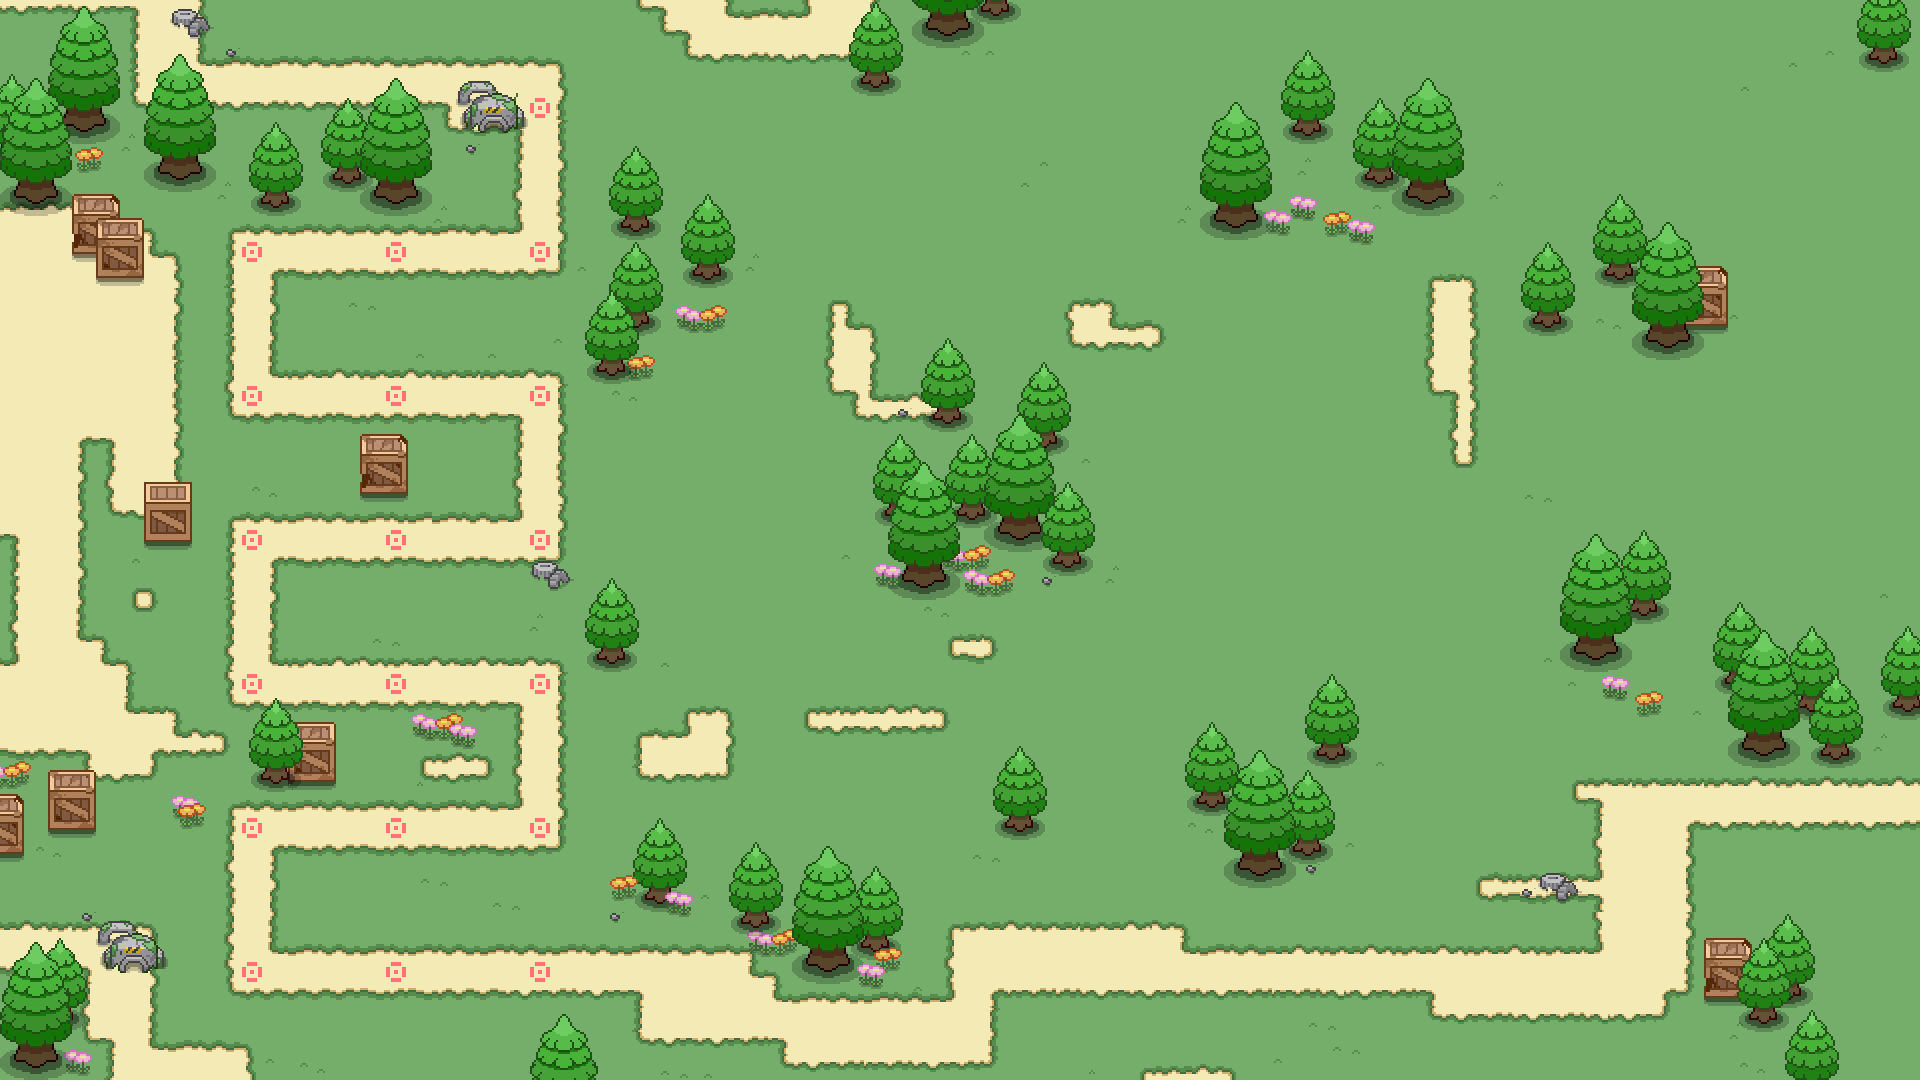

A level layout from a 2D game, rendered from its tile map. Below: a short description, then the map file with tile-grid data replaced by summaries:
An orthogonal 80x45 tile map with 24x24 px tiles, 5 tile layers (grounds, 1, 2, 3, ...), 1 hidden layer not drawn, 12 tilesets and 7 objects.

<map version="1.0" tiledversion="2017.12.07" orientation="orthogonal" renderorder="right-down" width="80" height="45" tilewidth="24" tileheight="24" infinite="0" nextobjectid="57">
 <tileset firstgid="1" name="grounds" tilewidth="24" tileheight="24" tilecount="500" columns="20">
  <image source="grounds.png" width="480" height="600" />
 </tileset>
 <tileset firstgid="501" name="bigtree" tilewidth="72" tileheight="138" tilecount="1" columns="1">
  <image source="big_tree.png" width="72" height="138" />
 </tileset>
 <tileset firstgid="502" name="smalltree" tilewidth="54" tileheight="99" tilecount="1" columns="1">
  <image source="tree2.png" width="54" height="99" />
 </tileset>
 <tileset firstgid="503" name="meta" tilewidth="24" tileheight="24" tilecount="3" columns="3">
  <image source="meta.png" width="72" height="24" />
  <tile id="0">
   <properties>
    <property name="pass" type="bool" value="false" />
   </properties>
  </tile>
  <tile id="2">
   <properties>
    <property name="pass" type="bool" value="true" />
   </properties>
  </tile>
 </tileset>
 <tileset firstgid="506" name="element" tilewidth="24" tileheight="24" tilecount="1296" columns="48">
  <image source="element.png" width="1152" height="648" />
 </tileset>
 <tileset firstgid="1802" name="water" tilewidth="24" tileheight="24" tilecount="910" columns="26">
  <image source="water.png" width="624" height="840" />
 </tileset>
 <tileset firstgid="2712" name="element2" tilewidth="24" tileheight="24" tilecount="1296" columns="48">
  <image source="element2.png" width="1152" height="648" />
 </tileset>
 <tileset firstgid="4008" name="box_push" tilewidth="48" tileheight="68" tilecount="1" columns="1">
  <image source="box_push.png" width="48" height="68" />
 </tileset>
 <tileset firstgid="4009" name="box2" tilewidth="48" tileheight="60" tilecount="1" columns="1">
  <image source="box2.png" width="48" height="60" />
 </tileset>
 <tileset firstgid="4010" name="box3" tilewidth="48" tileheight="60" tilecount="1" columns="1">
  <image source="box3.png" width="48" height="60" />
 </tileset>
 <tileset firstgid="4011" name="box1" tilewidth="48" tileheight="60" tilecount="1" columns="1">
  <image source="box1.png" width="48" height="60" />
 </tileset>
 <tileset firstgid="4012" name="pathtag" tilewidth="24" tileheight="24" tilecount="3" columns="3">
  <image source="pathtag.png" width="72" height="24" />
 </tileset>
 <layer name="grounds" width="80" height="45">
  <data>[3600 cells, 3600 non-empty, 34 distinct tile ids]</data>
 </layer>
 <layer name="1" width="80" height="45">
  <data>[3600 cells, 621 non-empty, 89 distinct tile ids]</data>
 </layer>
 <layer name="2" width="80" height="45">
  <data>[3600 cells, 327 non-empty, 67 distinct tile ids]</data>
 </layer>
 <layer name="3" width="80" height="45">
  <data>[3600 cells, 20 non-empty, 20 distinct tile ids]</data>
 </layer>
 <layer name="pathtag" width="80" height="45">
  <data>[3600 cells, 19 non-empty, 1 distinct tile ids]</data>
 </layer>
 <objectgroup name="gameObj">
  <object id="44" gid="502" x="483.333" y="627.667" width="54" height="99" />
  <object id="45" gid="501" x="330.333" y="797" width="72" height="138" />
  <object id="46" gid="502" x="256.667" y="482.5" width="54" height="99" />
  <object id="47" gid="501" x="186.667" y="825.667" width="72" height="138" />
  <object id="52" gid="501" x="299" y="518" width="72" height="138" />
  <object id="54" gid="502" x="411" y="907.5" width="54" height="99" />
  <object id="55" gid="502" x="369" y="942.5" width="54" height="99" />
 </objectgroup>
 <layer name="meta" width="80" height="45" visible="0" opacity="0.53">
  <data>[3600 cells, 109 non-empty, 1 distinct tile ids]</data>
 </layer>
</map>
